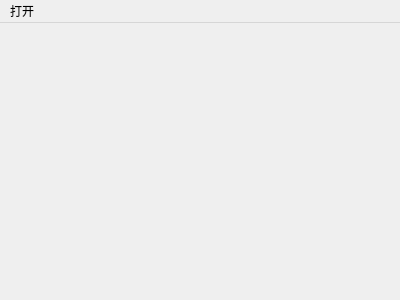
<?xml version="1.0" encoding="UTF-8"?>
<ui version="4.0">
 <class>MainWindow</class>
 <widget class="QMainWindow" name="MainWindow">
  <property name="geometry">
   <rect>
    <x>0</x>
    <y>0</y>
    <width>400</width>
    <height>300</height>
   </rect>
  </property>
  <property name="windowTitle">
   <string>MainWindow</string>
  </property>
  <widget class="QWidget" name="centralWidget"/>
  <widget class="QMenuBar" name="menuBar">
   <property name="geometry">
    <rect>
     <x>0</x>
     <y>0</y>
     <width>400</width>
     <height>21</height>
    </rect>
   </property>
   <widget class="QMenu" name="menu">
    <property name="title">
     <string>打开</string>
    </property>
    <addaction name="actionQuit"/>
   </widget>
   <addaction name="menu"/>
  </widget>
  <action name="actionTuich">
   <property name="text">
    <string>quit</string>
   </property>
  </action>
  <action name="actionQuti">
   <property name="text">
    <string>quti</string>
   </property>
  </action>
  <action name="actionQuit">
   <property name="text">
    <string>退出</string>
   </property>
   <property name="shortcutContext">
    <enum>Qt::ApplicationShortcut</enum>
   </property>
  </action>
 </widget>
 <layoutdefault spacing="6" margin="11"/>
 <resources/>
 <connections/>
</ui>
